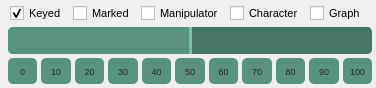
<?xml version="1.0" encoding="UTF-8"?>
<ui version="4.0">
 <class>BlurTween</class>
 <widget class="QWidget" name="BlurTween">
  <property name="geometry">
   <rect>
    <x>0</x>
    <y>0</y>
    <width>376</width>
    <height>88</height>
   </rect>
  </property>
  <property name="windowTitle">
   <string>BlurBetween</string>
  </property>
  <property name="styleSheet">
   <string notr="true">

QPushButton{
	background-color: rgb(89, 147, 126);
	border-style: solid;
	border-width:0px;
	border-color: rgb(60, 60, 60);
	border-radius:5px;
	color: rgb(40, 40, 40);
	font: 7pt &quot;Tahoma&quot;;
}

QPushButton:pressed{
	background-color: rgb(119, 197, 169);
}


QSlider:groove{
	background-color: rgb(89, 147, 126);
	border-radius:5px;
}

QSlider:handle:horizontal{
	width: 3px;
	background-color: rgb(119, 197, 169);
}

QSlider:sub-page:horizontal{		
	background-color: rgb(89, 147, 126);
	border-top-left-radius:5px;
	border-bottom-left-radius:5px;
}


QSlider:add-page:horizontal{		
	border-top-right-radius:5px;
	border-bottom-right-radius:5px;
	background-color: rgb(70, 117, 100);
}

QSpinBox{
	
	color: rgb(50, 50, 50);
	background-color: rgb(165, 165, 165);
}

QGroupBox{
	color: rgb(200, 225, 136);
}</string>
  </property>
  <layout class="QGridLayout" name="gridLayout">
   <property name="margin">
    <number>2</number>
   </property>
   <property name="spacing">
    <number>0</number>
   </property>
   <item row="0" column="0">
    <widget class="QWidget" name="uiBreakdownGRP" native="true">
     <property name="sizePolicy">
      <sizepolicy hsizetype="Preferred" vsizetype="Expanding">
       <horstretch>0</horstretch>
       <verstretch>0</verstretch>
      </sizepolicy>
     </property>
     <layout class="QGridLayout" name="gridLayout_3">
      <property name="margin">
       <number>2</number>
      </property>
      <property name="spacing">
       <number>4</number>
      </property>
      <item row="1" column="0">
       <layout class="QHBoxLayout" name="horizontalLayout_23">
        <item>
         <widget class="QWidget" name="tweenWidget" native="true">
          <property name="sizePolicy">
           <sizepolicy hsizetype="Maximum" vsizetype="Preferred">
            <horstretch>0</horstretch>
            <verstretch>0</verstretch>
           </sizepolicy>
          </property>
          <layout class="QGridLayout" name="gridLayout_4">
           <property name="horizontalSpacing">
            <number>2</number>
           </property>
           <property name="verticalSpacing">
            <number>4</number>
           </property>
           <property name="margin">
            <number>0</number>
           </property>
          </layout>
         </widget>
        </item>
        <item>
         <widget class="QWidget" name="tweenSeekLayout" native="true">
          <layout class="QGridLayout" name="gridLayout_5">
           <property name="horizontalSpacing">
            <number>2</number>
           </property>
           <property name="verticalSpacing">
            <number>4</number>
           </property>
           <property name="margin">
            <number>0</number>
           </property>
           <item row="1" column="0">
            <widget class="QWidget" name="seekButtons" native="true">
             <layout class="QGridLayout" name="gridLayout_6">
              <property name="horizontalSpacing">
               <number>4</number>
              </property>
              <property name="verticalSpacing">
               <number>0</number>
              </property>
              <property name="margin">
               <number>0</number>
              </property>
              <item row="0" column="0">
               <widget class="QPushButton" name="uiSeek0BTN_2">
                <property name="sizePolicy">
                 <sizepolicy hsizetype="Minimum" vsizetype="Expanding">
                  <horstretch>0</horstretch>
                  <verstretch>0</verstretch>
                 </sizepolicy>
                </property>
                <property name="minimumSize">
                 <size>
                  <width>0</width>
                  <height>20</height>
                 </size>
                </property>
                <property name="font">
                 <font>
                  <family>Tahoma</family>
                  <pointsize>7</pointsize>
                  <weight>50</weight>
                  <italic>false</italic>
                  <bold>false</bold>
                 </font>
                </property>
                <property name="text">
                 <string>0</string>
                </property>
                <property name="mixValue" stdset="0">
                 <number>0</number>
                </property>
               </widget>
              </item>
              <item row="0" column="2">
               <widget class="QPushButton" name="uiSeek25BTN">
                <property name="sizePolicy">
                 <sizepolicy hsizetype="Minimum" vsizetype="Expanding">
                  <horstretch>0</horstretch>
                  <verstretch>0</verstretch>
                 </sizepolicy>
                </property>
                <property name="minimumSize">
                 <size>
                  <width>0</width>
                  <height>20</height>
                 </size>
                </property>
                <property name="font">
                 <font>
                  <family>Tahoma</family>
                  <pointsize>7</pointsize>
                  <weight>50</weight>
                  <italic>false</italic>
                  <bold>false</bold>
                 </font>
                </property>
                <property name="text">
                 <string>20</string>
                </property>
                <property name="mixValue" stdset="0">
                 <number>20</number>
                </property>
               </widget>
              </item>
              <item row="0" column="10">
               <widget class="QPushButton" name="uiSeek100BTN">
                <property name="sizePolicy">
                 <sizepolicy hsizetype="Minimum" vsizetype="Expanding">
                  <horstretch>0</horstretch>
                  <verstretch>0</verstretch>
                 </sizepolicy>
                </property>
                <property name="minimumSize">
                 <size>
                  <width>0</width>
                  <height>20</height>
                 </size>
                </property>
                <property name="font">
                 <font>
                  <family>Tahoma</family>
                  <pointsize>7</pointsize>
                  <weight>50</weight>
                  <italic>false</italic>
                  <bold>false</bold>
                 </font>
                </property>
                <property name="text">
                 <string>100</string>
                </property>
                <property name="mixValue" stdset="0">
                 <number>100</number>
                </property>
               </widget>
              </item>
              <item row="0" column="4">
               <widget class="QPushButton" name="uiSeek50BTN">
                <property name="sizePolicy">
                 <sizepolicy hsizetype="Minimum" vsizetype="Expanding">
                  <horstretch>0</horstretch>
                  <verstretch>0</verstretch>
                 </sizepolicy>
                </property>
                <property name="minimumSize">
                 <size>
                  <width>0</width>
                  <height>20</height>
                 </size>
                </property>
                <property name="font">
                 <font>
                  <family>Tahoma</family>
                  <pointsize>7</pointsize>
                  <weight>50</weight>
                  <italic>false</italic>
                  <bold>false</bold>
                 </font>
                </property>
                <property name="text">
                 <string>40</string>
                </property>
                <property name="mixValue" stdset="0">
                 <number>40</number>
                </property>
               </widget>
              </item>
              <item row="0" column="6">
               <widget class="QPushButton" name="uiSeek75BTN">
                <property name="sizePolicy">
                 <sizepolicy hsizetype="Minimum" vsizetype="Expanding">
                  <horstretch>0</horstretch>
                  <verstretch>0</verstretch>
                 </sizepolicy>
                </property>
                <property name="minimumSize">
                 <size>
                  <width>0</width>
                  <height>20</height>
                 </size>
                </property>
                <property name="font">
                 <font>
                  <family>Tahoma</family>
                  <pointsize>7</pointsize>
                  <weight>50</weight>
                  <italic>false</italic>
                  <bold>false</bold>
                 </font>
                </property>
                <property name="text">
                 <string>60</string>
                </property>
                <property name="mixValue" stdset="0">
                 <number>60</number>
                </property>
               </widget>
              </item>
              <item row="0" column="5">
               <widget class="QPushButton" name="uiSeek75BTN_2">
                <property name="sizePolicy">
                 <sizepolicy hsizetype="Minimum" vsizetype="Expanding">
                  <horstretch>0</horstretch>
                  <verstretch>0</verstretch>
                 </sizepolicy>
                </property>
                <property name="minimumSize">
                 <size>
                  <width>0</width>
                  <height>20</height>
                 </size>
                </property>
                <property name="font">
                 <font>
                  <family>Tahoma</family>
                  <pointsize>7</pointsize>
                  <weight>50</weight>
                  <italic>false</italic>
                  <bold>false</bold>
                 </font>
                </property>
                <property name="text">
                 <string>50</string>
                </property>
                <property name="mixValue" stdset="0">
                 <number>50</number>
                </property>
               </widget>
              </item>
              <item row="0" column="3">
               <widget class="QPushButton" name="uiSeek25BTN_2">
                <property name="sizePolicy">
                 <sizepolicy hsizetype="Minimum" vsizetype="Expanding">
                  <horstretch>0</horstretch>
                  <verstretch>0</verstretch>
                 </sizepolicy>
                </property>
                <property name="minimumSize">
                 <size>
                  <width>0</width>
                  <height>20</height>
                 </size>
                </property>
                <property name="font">
                 <font>
                  <family>Tahoma</family>
                  <pointsize>7</pointsize>
                  <weight>50</weight>
                  <italic>false</italic>
                  <bold>false</bold>
                 </font>
                </property>
                <property name="text">
                 <string>30</string>
                </property>
                <property name="mixValue" stdset="0">
                 <number>30</number>
                </property>
               </widget>
              </item>
              <item row="0" column="1">
               <widget class="QPushButton" name="uiSeek25BTN_3">
                <property name="sizePolicy">
                 <sizepolicy hsizetype="Minimum" vsizetype="Expanding">
                  <horstretch>0</horstretch>
                  <verstretch>0</verstretch>
                 </sizepolicy>
                </property>
                <property name="minimumSize">
                 <size>
                  <width>0</width>
                  <height>20</height>
                 </size>
                </property>
                <property name="font">
                 <font>
                  <family>Tahoma</family>
                  <pointsize>7</pointsize>
                  <weight>50</weight>
                  <italic>false</italic>
                  <bold>false</bold>
                 </font>
                </property>
                <property name="text">
                 <string>10</string>
                </property>
                <property name="mixValue" stdset="0">
                 <number>10</number>
                </property>
               </widget>
              </item>
              <item row="0" column="7">
               <widget class="QPushButton" name="uiSeek75BTN_3">
                <property name="sizePolicy">
                 <sizepolicy hsizetype="Minimum" vsizetype="Expanding">
                  <horstretch>0</horstretch>
                  <verstretch>0</verstretch>
                 </sizepolicy>
                </property>
                <property name="minimumSize">
                 <size>
                  <width>0</width>
                  <height>20</height>
                 </size>
                </property>
                <property name="font">
                 <font>
                  <family>Tahoma</family>
                  <pointsize>7</pointsize>
                  <weight>50</weight>
                  <italic>false</italic>
                  <bold>false</bold>
                 </font>
                </property>
                <property name="text">
                 <string>70</string>
                </property>
                <property name="mixValue" stdset="0">
                 <number>70</number>
                </property>
               </widget>
              </item>
              <item row="0" column="8">
               <widget class="QPushButton" name="uiSeek75BTN_4">
                <property name="sizePolicy">
                 <sizepolicy hsizetype="Minimum" vsizetype="Expanding">
                  <horstretch>0</horstretch>
                  <verstretch>0</verstretch>
                 </sizepolicy>
                </property>
                <property name="minimumSize">
                 <size>
                  <width>0</width>
                  <height>20</height>
                 </size>
                </property>
                <property name="font">
                 <font>
                  <family>Tahoma</family>
                  <pointsize>7</pointsize>
                  <weight>50</weight>
                  <italic>false</italic>
                  <bold>false</bold>
                 </font>
                </property>
                <property name="text">
                 <string>80</string>
                </property>
                <property name="mixValue" stdset="0">
                 <number>80</number>
                </property>
               </widget>
              </item>
              <item row="0" column="9">
               <widget class="QPushButton" name="uiSeek75BTN_5">
                <property name="sizePolicy">
                 <sizepolicy hsizetype="Minimum" vsizetype="Expanding">
                  <horstretch>0</horstretch>
                  <verstretch>0</verstretch>
                 </sizepolicy>
                </property>
                <property name="minimumSize">
                 <size>
                  <width>0</width>
                  <height>20</height>
                 </size>
                </property>
                <property name="font">
                 <font>
                  <family>Tahoma</family>
                  <pointsize>7</pointsize>
                  <weight>50</weight>
                  <italic>false</italic>
                  <bold>false</bold>
                 </font>
                </property>
                <property name="text">
                 <string>90</string>
                </property>
                <property name="mixValue" stdset="0">
                 <number>90</number>
                </property>
               </widget>
              </item>
             </layout>
            </widget>
           </item>
           <item row="0" column="0">
            <widget class="QSlider" name="uiTweenSLDR">
             <property name="sizePolicy">
              <sizepolicy hsizetype="Minimum" vsizetype="Expanding">
               <horstretch>0</horstretch>
               <verstretch>0</verstretch>
              </sizepolicy>
             </property>
             <property name="minimum">
              <number>-50</number>
             </property>
             <property name="maximum">
              <number>150</number>
             </property>
             <property name="value">
              <number>50</number>
             </property>
             <property name="tracking">
              <bool>true</bool>
             </property>
             <property name="orientation">
              <enum>Qt::Horizontal</enum>
             </property>
             <property name="invertedAppearance">
              <bool>false</bool>
             </property>
             <property name="invertedControls">
              <bool>true</bool>
             </property>
             <property name="tickPosition">
              <enum>QSlider::NoTicks</enum>
             </property>
             <property name="tickInterval">
              <number>5</number>
             </property>
            </widget>
           </item>
          </layout>
         </widget>
        </item>
       </layout>
      </item>
      <item row="0" column="0">
       <widget class="QWidget" name="uiTweenTypeWidget" native="true">
        <layout class="QGridLayout" name="gridLayout_2">
         <property name="margin">
          <number>0</number>
         </property>
         <property name="spacing">
          <number>0</number>
         </property>
         <item row="0" column="0">
          <widget class="QCheckBox" name="uiKeyedCHK">
           <property name="enabled">
            <bool>true</bool>
           </property>
           <property name="sizePolicy">
            <sizepolicy hsizetype="Maximum" vsizetype="Fixed">
             <horstretch>0</horstretch>
             <verstretch>0</verstretch>
            </sizepolicy>
           </property>
           <property name="font">
            <font>
             <pointsize>8</pointsize>
            </font>
           </property>
           <property name="autoFillBackground">
            <bool>false</bool>
           </property>
           <property name="text">
            <string>Keyed</string>
           </property>
           <property name="checked">
            <bool>true</bool>
           </property>
           <property name="autoExclusive">
            <bool>true</bool>
           </property>
          </widget>
         </item>
         <item row="0" column="1">
          <widget class="QCheckBox" name="uiMarkedCHK">
           <property name="enabled">
            <bool>true</bool>
           </property>
           <property name="sizePolicy">
            <sizepolicy hsizetype="Maximum" vsizetype="Fixed">
             <horstretch>0</horstretch>
             <verstretch>0</verstretch>
            </sizepolicy>
           </property>
           <property name="font">
            <font>
             <pointsize>8</pointsize>
            </font>
           </property>
           <property name="autoFillBackground">
            <bool>false</bool>
           </property>
           <property name="text">
            <string>Marked</string>
           </property>
           <property name="autoExclusive">
            <bool>true</bool>
           </property>
          </widget>
         </item>
         <item row="0" column="2">
          <widget class="QCheckBox" name="uiManipulatorCHK">
           <property name="enabled">
            <bool>true</bool>
           </property>
           <property name="sizePolicy">
            <sizepolicy hsizetype="Maximum" vsizetype="Fixed">
             <horstretch>0</horstretch>
             <verstretch>0</verstretch>
            </sizepolicy>
           </property>
           <property name="font">
            <font>
             <pointsize>8</pointsize>
            </font>
           </property>
           <property name="autoFillBackground">
            <bool>false</bool>
           </property>
           <property name="text">
            <string>Manipulator</string>
           </property>
           <property name="autoExclusive">
            <bool>true</bool>
           </property>
          </widget>
         </item>
         <item row="0" column="3">
          <widget class="QCheckBox" name="uiCharacterCHK">
           <property name="enabled">
            <bool>true</bool>
           </property>
           <property name="sizePolicy">
            <sizepolicy hsizetype="Maximum" vsizetype="Fixed">
             <horstretch>0</horstretch>
             <verstretch>0</verstretch>
            </sizepolicy>
           </property>
           <property name="font">
            <font>
             <pointsize>8</pointsize>
            </font>
           </property>
           <property name="autoFillBackground">
            <bool>false</bool>
           </property>
           <property name="text">
            <string>Character</string>
           </property>
           <property name="autoExclusive">
            <bool>true</bool>
           </property>
          </widget>
         </item>
         <item row="0" column="4">
          <widget class="QCheckBox" name="uiGraphCHK">
           <property name="enabled">
            <bool>true</bool>
           </property>
           <property name="sizePolicy">
            <sizepolicy hsizetype="Maximum" vsizetype="Fixed">
             <horstretch>0</horstretch>
             <verstretch>0</verstretch>
            </sizepolicy>
           </property>
           <property name="font">
            <font>
             <pointsize>8</pointsize>
            </font>
           </property>
           <property name="autoFillBackground">
            <bool>false</bool>
           </property>
           <property name="text">
            <string>Graph</string>
           </property>
           <property name="autoExclusive">
            <bool>true</bool>
           </property>
          </widget>
         </item>
        </layout>
       </widget>
      </item>
     </layout>
    </widget>
   </item>
  </layout>
 </widget>
 <tabstops>
  <tabstop>uiKeyedCHK</tabstop>
  <tabstop>uiMarkedCHK</tabstop>
  <tabstop>uiManipulatorCHK</tabstop>
  <tabstop>uiCharacterCHK</tabstop>
  <tabstop>uiGraphCHK</tabstop>
  <tabstop>uiTweenSLDR</tabstop>
  <tabstop>uiSeek0BTN_2</tabstop>
  <tabstop>uiSeek25BTN_3</tabstop>
  <tabstop>uiSeek25BTN</tabstop>
  <tabstop>uiSeek25BTN_2</tabstop>
  <tabstop>uiSeek50BTN</tabstop>
  <tabstop>uiSeek75BTN_2</tabstop>
  <tabstop>uiSeek75BTN</tabstop>
  <tabstop>uiSeek75BTN_3</tabstop>
  <tabstop>uiSeek75BTN_4</tabstop>
  <tabstop>uiSeek75BTN_5</tabstop>
  <tabstop>uiSeek100BTN</tabstop>
 </tabstops>
 <resources/>
 <connections/>
</ui>
